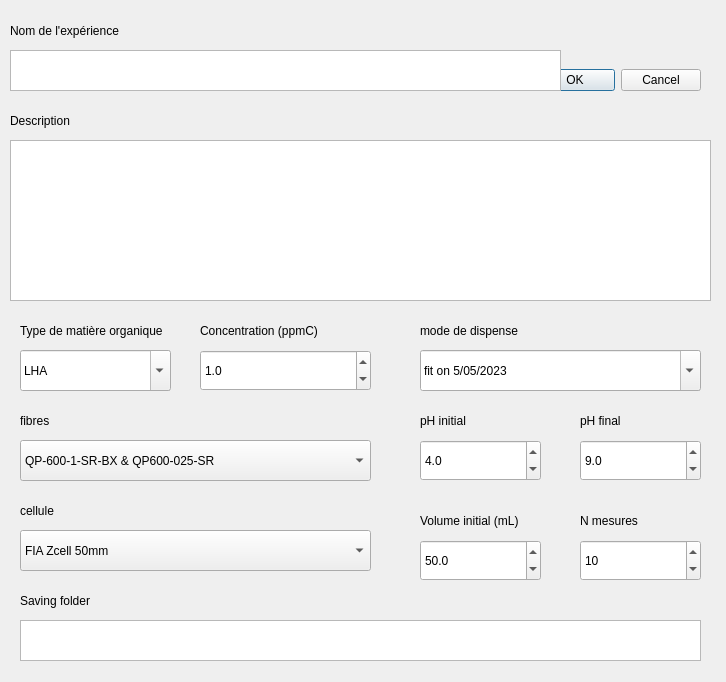
<?xml version="1.0" encoding="UTF-8"?>
<ui version="4.0">
 <class>Dialog</class>
 <widget class="QDialog" name="Dialog">
  <property name="geometry">
   <rect>
    <x>0</x>
    <y>0</y>
    <width>726</width>
    <height>682</height>
   </rect>
  </property>
  <property name="windowTitle">
   <string>Dialog</string>
  </property>
  <widget class="QDialogButtonBox" name="dialogbox">
   <property name="geometry">
    <rect>
     <x>480</x>
     <y>50</y>
     <width>221</width>
     <height>61</height>
    </rect>
   </property>
   <property name="orientation">
    <enum>Qt::Horizontal</enum>
   </property>
   <property name="standardButtons">
    <set>QDialogButtonBox::Cancel|QDialogButtonBox::Ok</set>
   </property>
  </widget>
  <widget class="QPlainTextEdit" name="exp_name">
   <property name="geometry">
    <rect>
     <x>10</x>
     <y>50</y>
     <width>551</width>
     <height>41</height>
    </rect>
   </property>
   <property name="plainText">
    <string/>
   </property>
  </widget>
  <widget class="QComboBox" name="flowcell">
   <property name="geometry">
    <rect>
     <x>20</x>
     <y>530</y>
     <width>351</width>
     <height>41</height>
    </rect>
   </property>
   <item>
    <property name="text">
     <string>FIA Zcell 50mm</string>
    </property>
   </item>
   <item>
    <property name="text">
     <string>CUV 50mm</string>
    </property>
   </item>
   <item>
    <property name="text">
     <string>CUV 10mm</string>
    </property>
   </item>
  </widget>
  <widget class="QComboBox" name="fibers">
   <property name="geometry">
    <rect>
     <x>20</x>
     <y>440</y>
     <width>351</width>
     <height>41</height>
    </rect>
   </property>
   <item>
    <property name="text">
     <string>QP-600-1-SR-BX &amp; QP600-025-SR</string>
    </property>
   </item>
   <item>
    <property name="text">
     <string>300um</string>
    </property>
   </item>
   <item>
    <property name="text">
     <string>200um</string>
    </property>
   </item>
  </widget>
  <widget class="QLabel" name="exp_name_label">
   <property name="geometry">
    <rect>
     <x>10</x>
     <y>10</y>
     <width>241</width>
     <height>41</height>
    </rect>
   </property>
   <property name="text">
    <string>Nom de l'expérience</string>
   </property>
  </widget>
  <widget class="QLabel" name="OMtype_label">
   <property name="geometry">
    <rect>
     <x>20</x>
     <y>310</y>
     <width>161</width>
     <height>41</height>
    </rect>
   </property>
   <property name="text">
    <string>Type de matière organique</string>
   </property>
  </widget>
  <widget class="QLabel" name="concentration_label">
   <property name="geometry">
    <rect>
     <x>200</x>
     <y>310</y>
     <width>151</width>
     <height>41</height>
    </rect>
   </property>
   <property name="text">
    <string>Concentration (ppmC)</string>
   </property>
  </widget>
  <widget class="QLabel" name="exp_description_label">
   <property name="geometry">
    <rect>
     <x>10</x>
     <y>100</y>
     <width>181</width>
     <height>41</height>
    </rect>
   </property>
   <property name="text">
    <string>Description</string>
   </property>
  </widget>
  <widget class="QPlainTextEdit" name="exp_description">
   <property name="geometry">
    <rect>
     <x>10</x>
     <y>140</y>
     <width>701</width>
     <height>161</height>
    </rect>
   </property>
   <property name="plainText">
    <string/>
   </property>
  </widget>
  <widget class="QComboBox" name="OMtype">
   <property name="geometry">
    <rect>
     <x>20</x>
     <y>350</y>
     <width>151</width>
     <height>41</height>
    </rect>
   </property>
   <property name="editable">
    <bool>true</bool>
   </property>
   <property name="currentText">
    <string>LHA</string>
   </property>
   <property name="maxVisibleItems">
    <number>10</number>
   </property>
   <item>
    <property name="text">
     <string>LHA</string>
    </property>
   </item>
   <item>
    <property name="text">
     <string>SRNOM</string>
    </property>
   </item>
  </widget>
  <widget class="QDoubleSpinBox" name="concentration">
   <property name="geometry">
    <rect>
     <x>200</x>
     <y>350</y>
     <width>171</width>
     <height>41</height>
    </rect>
   </property>
   <property name="decimals">
    <number>1</number>
   </property>
   <property name="minimum">
    <double>0.100000000000000</double>
   </property>
   <property name="singleStep">
    <double>0.100000000000000</double>
   </property>
   <property name="value">
    <double>1.000000000000000</double>
   </property>
  </widget>
  <widget class="QLabel" name="fibers_label">
   <property name="geometry">
    <rect>
     <x>20</x>
     <y>400</y>
     <width>351</width>
     <height>41</height>
    </rect>
   </property>
   <property name="text">
    <string>fibres</string>
   </property>
  </widget>
  <widget class="QLabel" name="flowcell_label">
   <property name="geometry">
    <rect>
     <x>20</x>
     <y>490</y>
     <width>351</width>
     <height>41</height>
    </rect>
   </property>
   <property name="text">
    <string>cellule</string>
   </property>
  </widget>
  <widget class="QSpinBox" name="Nmes">
   <property name="geometry">
    <rect>
     <x>580</x>
     <y>540</y>
     <width>121</width>
     <height>41</height>
    </rect>
   </property>
   <property name="minimum">
    <number>3</number>
   </property>
   <property name="maximum">
    <number>20</number>
   </property>
   <property name="value">
    <number>10</number>
   </property>
  </widget>
  <widget class="QLabel" name="pH_init_label">
   <property name="geometry">
    <rect>
     <x>420</x>
     <y>400</y>
     <width>111</width>
     <height>41</height>
    </rect>
   </property>
   <property name="text">
    <string>pH initial</string>
   </property>
  </widget>
  <widget class="QLabel" name="pH_fin_label">
   <property name="geometry">
    <rect>
     <x>580</x>
     <y>400</y>
     <width>121</width>
     <height>41</height>
    </rect>
   </property>
   <property name="text">
    <string>pH final</string>
   </property>
  </widget>
  <widget class="QLabel" name="Nmes_label">
   <property name="geometry">
    <rect>
     <x>580</x>
     <y>500</y>
     <width>121</width>
     <height>41</height>
    </rect>
   </property>
   <property name="text">
    <string>N mesures</string>
   </property>
  </widget>
  <widget class="QDoubleSpinBox" name="pH_init">
   <property name="geometry">
    <rect>
     <x>420</x>
     <y>440</y>
     <width>121</width>
     <height>41</height>
    </rect>
   </property>
   <property name="decimals">
    <number>1</number>
   </property>
   <property name="minimum">
    <double>3.000000000000000</double>
   </property>
   <property name="maximum">
    <double>5.000000000000000</double>
   </property>
   <property name="singleStep">
    <double>0.100000000000000</double>
   </property>
   <property name="value">
    <double>4.000000000000000</double>
   </property>
  </widget>
  <widget class="QDoubleSpinBox" name="pH_fin">
   <property name="geometry">
    <rect>
     <x>580</x>
     <y>440</y>
     <width>121</width>
     <height>41</height>
    </rect>
   </property>
   <property name="decimals">
    <number>1</number>
   </property>
   <property name="minimum">
    <double>8.000000000000000</double>
   </property>
   <property name="maximum">
    <double>10.000000000000000</double>
   </property>
   <property name="singleStep">
    <double>0.100000000000000</double>
   </property>
   <property name="value">
    <double>9.000000000000000</double>
   </property>
  </widget>
  <widget class="QComboBox" name="dispense_mode">
   <property name="geometry">
    <rect>
     <x>420</x>
     <y>350</y>
     <width>281</width>
     <height>41</height>
    </rect>
   </property>
   <property name="editable">
    <bool>true</bool>
   </property>
   <property name="currentText">
    <string>fit on 5/05/2023</string>
   </property>
   <property name="maxVisibleItems">
    <number>10</number>
   </property>
   <item>
    <property name="text">
     <string>fit on 5/05/2023</string>
    </property>
   </item>
   <item>
    <property name="text">
     <string>fixed volumes</string>
    </property>
   </item>
  </widget>
  <widget class="QLabel" name="dispense_mode_label">
   <property name="geometry">
    <rect>
     <x>420</x>
     <y>310</y>
     <width>261</width>
     <height>41</height>
    </rect>
   </property>
   <property name="text">
    <string>mode de dispense</string>
   </property>
  </widget>
  <widget class="QPlainTextEdit" name="saving_folder">
   <property name="geometry">
    <rect>
     <x>20</x>
     <y>620</y>
     <width>681</width>
     <height>41</height>
    </rect>
   </property>
   <property name="plainText">
    <string/>
   </property>
  </widget>
  <widget class="QLabel" name="saving_folder_label">
   <property name="geometry">
    <rect>
     <x>20</x>
     <y>580</y>
     <width>351</width>
     <height>41</height>
    </rect>
   </property>
   <property name="text">
    <string>Saving folder</string>
   </property>
  </widget>
  <widget class="QDoubleSpinBox" name="V0">
   <property name="geometry">
    <rect>
     <x>420</x>
     <y>540</y>
     <width>121</width>
     <height>41</height>
    </rect>
   </property>
   <property name="decimals">
    <number>1</number>
   </property>
   <property name="minimum">
    <double>10.000000000000000</double>
   </property>
   <property name="maximum">
    <double>200.000000000000000</double>
   </property>
   <property name="singleStep">
    <double>0.100000000000000</double>
   </property>
   <property name="value">
    <double>50.000000000000000</double>
   </property>
  </widget>
  <widget class="QLabel" name="V0_label">
   <property name="geometry">
    <rect>
     <x>420</x>
     <y>500</y>
     <width>121</width>
     <height>41</height>
    </rect>
   </property>
   <property name="text">
    <string>Volume initial (mL)</string>
   </property>
  </widget>
 </widget>
 <resources/>
 <connections>
  <connection>
   <sender>dialogbox</sender>
   <signal>accepted()</signal>
   <receiver>Dialog</receiver>
   <slot>accept()</slot>
   <hints>
    <hint type="sourcelabel">
     <x>248</x>
     <y>254</y>
    </hint>
    <hint type="destinationlabel">
     <x>157</x>
     <y>274</y>
    </hint>
   </hints>
  </connection>
  <connection>
   <sender>dialogbox</sender>
   <signal>rejected()</signal>
   <receiver>Dialog</receiver>
   <slot>reject()</slot>
   <hints>
    <hint type="sourcelabel">
     <x>316</x>
     <y>260</y>
    </hint>
    <hint type="destinationlabel">
     <x>286</x>
     <y>274</y>
    </hint>
   </hints>
  </connection>
 </connections>
</ui>
